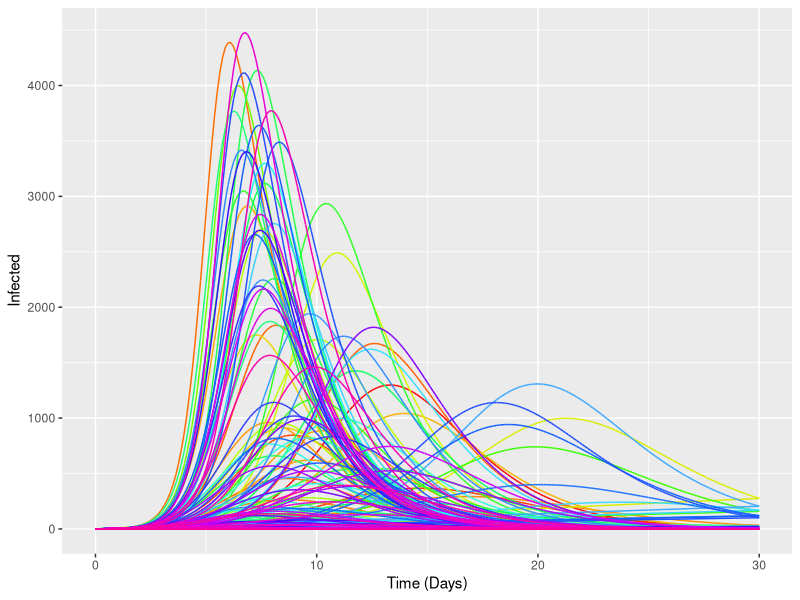

Source code (R): (Note: this script raises an error after producing the figure.)
library(tidyverse)


# Read in the Vensim data
d <- read_tsv("papers/SD tidyverse/data/Sensitivity.dat")

# Convert to tidy data forma and calculate the simulation time

START_TIME <- 0
DT <- 0.125

td <- gather(d,Time,Value,-(Simulation:VF)) %>% 
          mutate(TSeq=parse_integer(str_extract(Time,"\\d+"))) %>%
          mutate(SimTime=START_TIME+(TSeq-1)*DT) %>%
          arrange(Simulation)

# display all the simulation traces
       
ggplot(td,aes(x=SimTime,y=Value,color=Simulation)) + 
  geom_path() + scale_colour_gradientn(colours=rainbow(10))+
  ylab("Infected") +
  xlab("Time (Days)")  + guides(color=FALSE) 

# Find the maximum of the infection curve for each simulation

i_td <- td %>% group_by(Simulation) %>%
                 summarise(InfMax=max(Value),R0=R0[1],VF=VF[1])

# Print this on a colourful scatter plot

ggplot(data=a_td,mapping = aes(x=R0,y=VF,size=InfMax,colour=InfMax)) + geom_point() + 
  scale_colour_gradientn(colours=rev(rainbow(5)))

# Calculate the average for the simulation runs

a_td <- td %>% group_by(SimTime) %>%
              summarise(Avr=mean(Value),
                        SD=sd(Value))

ggplot()+geom_path(data=td,mapping=aes(x=SimTime,y=Value,color=Simulation)) + 
  scale_colour_gradientn(colours=rainbow(10))+
  ylab("Infected") +
  xlab("Time (Days)")  + guides(color=FALSE)+
  geom_line(data=a_td,mapping=aes(x=SimTime,y=Avr),colour="black",size=2,linetype="dotted")


# Mention statistical screening as options too...




